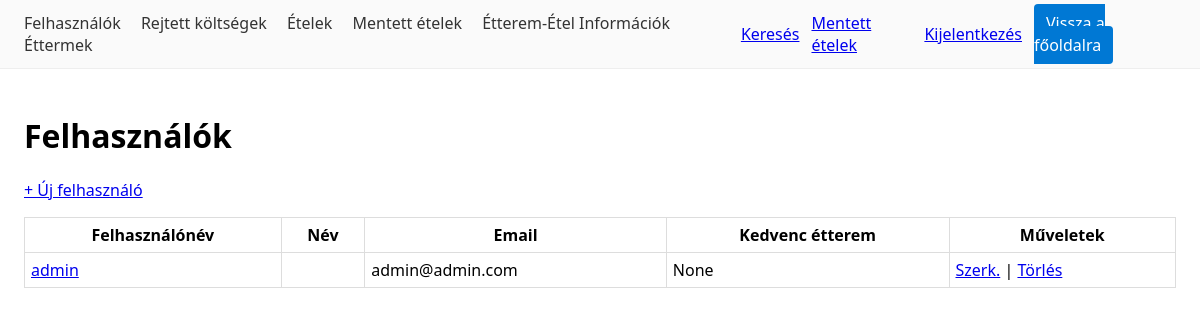
/felhasznalo/ (signed in), run on the app's committed database.
### users/models.py (models this page shows, shortened)
class Felhasznalo(AbstractUser):
    nev = models.CharField("Név", max_length=150, blank=True)
    kedvenc_etterem = models.ForeignKey(
        "catalog.Etterem", on_delete=models.SET_NULL,
        null=True, blank=True, related_name="kedvelok",
        verbose_name="Kedvenc étterem",
    )
    class Meta:
        verbose_name = "Felhasználó"
        verbose_name_plural = "Felhasználók"

### users/views.py (the view)
# urls.py: path("felhasznalo/", views.FelhasznaloListView.as_view(), name="felhasznalo_list"),
class FelhasznaloListView(StaffRequired, ListView):
    model = Felhasznalo
    template_name = "users/felhasznalo_list.html"

### foodcompare/mixins.py (called while the page is built)
    def test_func(self):
        user = self.request.user
        return user.is_authenticated and user.is_staff

### templates/users/felhasznalo_list.html
{% extends "_base.html" %}
{% block content %}
<h1>Felhasználók</h1>
{% if user.is_authenticated and user.is_staff %}
  <p><a href="{% url 'users:felhasznalo_create' %}">+ Új felhasználó</a></p>
{% endif %}
<table>
  <tr>
    <th>Felhasználónév</th>
    <th>Név</th>
    <th>Email</th>
    <th>Kedvenc étterem</th>
    {% if user.is_authenticated and user.is_staff %}<th>Műveletek</th>{% endif %}
  </tr>
  {% for o in object_list %}
    <tr>
      <td><a href="{% url 'users:felhasznalo_detail' o.pk %}">{{ o.username }}</a></td>
      <td>{{ o.nev }}</td>
      <td>{{ o.email }}</td>
      <td>{{ o.kedvenc_etterem }}</td>
      {% if user.is_authenticated and user.is_staff %}
        <td>
          <a href="{% url 'users:felhasznalo_update' o.pk %}">Szerk.</a> |
          <a href="{% url 'users:felhasznalo_delete' o.pk %}">Törlés</a>
        </td>
      {% endif %}
    </tr>
  {% empty %}
    <tr>
      <td colspan="5">Nincs adat.</td>
    </tr>
  {% endfor %}
</table>
{% endblock %}

### templates/_base.html (style rules this page uses)
body { font-family:system-ui,Segoe UI,Arial;margin:0 }
table { border-collapse:collapse;width:100% }
th,td { border:1px solid #ddd;padding:6px }

### data on the page
Felhasznalo: username "admin", email "admin@admin.com", kedvenc_etterem "None", is_staff "Szerk."
